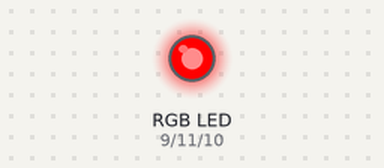
This sketch was run on a simulated Arduino Uno, built with avr-gcc and run on an emulated ATmega328P. Parts: an RGB LED mixed from three pins (HIGH = lit).

Above: at 0.05 s.
At 3.05 s:
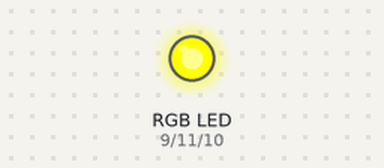
At 3.8 s:
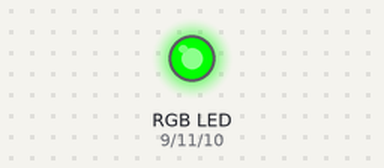
At 4.55 s:
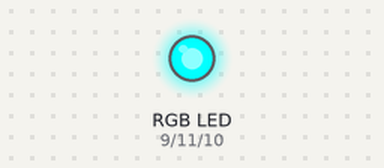
At 6.1 s:
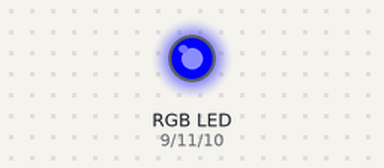
Timing chart, 0 to 8.0 s (numbered marks = the images above):
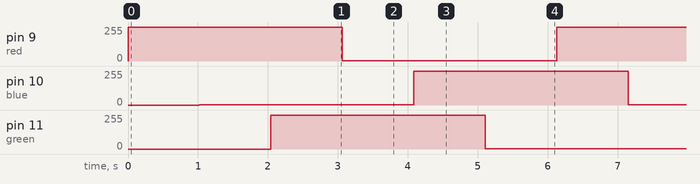

The sketch:

FadeRGB.ino
```cpp
#define red 9
#define green 11
#define blue 10

const int DELAY = 4;

void setup(){
  pinMode(red, OUTPUT);
  pinMode(green, OUTPUT);
  pinMode(blue, OUTPUT);

  digitalWrite(red, HIGH);
  digitalWrite(green, LOW);
  digitalWrite(blue, LOW);
}

void loop(){
  //RED = RED
  turnOff(blue);
  //RED + GREEN = YELLOW
  turnOn(green);
  //GREEN = GREEN
  turnOff(red);
  //GREEN + BLUE = CYAN
  turnOn(blue);
  //BLUE = BLUE
  turnOff(green);
  //BLUE + RED = MAGENTA
  turnOn(red);
}

void turnOn(int pin){
  for(int i = 0; i < 255; i++){
    analogWrite(pin, i);
    delay(DELAY);
  }
}

void turnOff(int pin){
  for(int i = 255; i > 0; i--){
    analogWrite(pin, i);
    delay(DELAY);
  }
}
```

Measured:
- by itself, pin 9 (red), pin 10 (blue), pin 11 (green): alternates 254/255 for 3.1 s and 1/255 for 3.1 s
